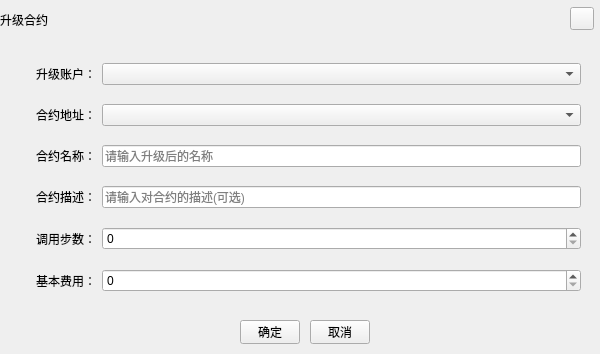
<?xml version="1.0" encoding="UTF-8"?>
<ui version="4.0">
 <class>UpgradeContractDialogHX</class>
 <widget class="QWidget" name="UpgradeContractDialogHX">
  <property name="geometry">
   <rect>
    <x>0</x>
    <y>0</y>
    <width>600</width>
    <height>354</height>
   </rect>
  </property>
  <property name="windowTitle">
   <string>Form</string>
  </property>
  <widget class="QToolButton" name="closeBtn">
   <property name="geometry">
    <rect>
     <x>570</x>
     <y>7</y>
     <width>24</width>
     <height>23</height>
    </rect>
   </property>
   <property name="cursor">
    <cursorShape>PointingHandCursor</cursorShape>
   </property>
   <property name="text">
    <string/>
   </property>
  </widget>
  <widget class="QToolButton" name="cancelBtn">
   <property name="geometry">
    <rect>
     <x>310</x>
     <y>320</y>
     <width>60</width>
     <height>24</height>
    </rect>
   </property>
   <property name="cursor">
    <cursorShape>PointingHandCursor</cursorShape>
   </property>
   <property name="text">
    <string>取消</string>
   </property>
  </widget>
  <widget class="QWidget" name="layoutWidget">
   <property name="geometry">
    <rect>
     <x>0</x>
     <y>50</y>
     <width>581</width>
     <height>261</height>
    </rect>
   </property>
   <layout class="QGridLayout" name="gridLayout" columnstretch="1,5">
    <item row="0" column="0">
     <widget class="QLabel" name="label_2">
      <property name="text">
       <string>升级账户：</string>
      </property>
      <property name="alignment">
       <set>Qt::AlignRight|Qt::AlignTrailing|Qt::AlignVCenter</set>
      </property>
     </widget>
    </item>
    <item row="0" column="1">
     <widget class="QComboBox" name="callAddress"/>
    </item>
    <item row="1" column="1">
     <widget class="QComboBox" name="contractAddress"/>
    </item>
    <item row="2" column="0">
     <widget class="QLabel" name="label_3">
      <property name="text">
       <string>合约名称：</string>
      </property>
      <property name="alignment">
       <set>Qt::AlignRight|Qt::AlignTrailing|Qt::AlignVCenter</set>
      </property>
     </widget>
    </item>
    <item row="3" column="0">
     <widget class="QLabel" name="label_4">
      <property name="text">
       <string>合约描述：</string>
      </property>
      <property name="alignment">
       <set>Qt::AlignRight|Qt::AlignTrailing|Qt::AlignVCenter</set>
      </property>
     </widget>
    </item>
    <item row="1" column="0">
     <widget class="QLabel" name="label">
      <property name="text">
       <string>合约地址：</string>
      </property>
      <property name="alignment">
       <set>Qt::AlignRight|Qt::AlignTrailing|Qt::AlignVCenter</set>
      </property>
     </widget>
    </item>
    <item row="5" column="0">
     <widget class="QLabel" name="label_6">
      <property name="text">
       <string>基本费用：</string>
      </property>
      <property name="alignment">
       <set>Qt::AlignRight|Qt::AlignTrailing|Qt::AlignVCenter</set>
      </property>
     </widget>
    </item>
    <item row="3" column="1">
     <widget class="QLineEdit" name="contractDes">
      <property name="placeholderText">
       <string>请输入对合约的描述(可选)</string>
      </property>
     </widget>
    </item>
    <item row="4" column="1">
     <widget class="QSpinBox" name="gaslimit"/>
    </item>
    <item row="4" column="0">
     <widget class="QLabel" name="label_5">
      <property name="text">
       <string>调用步数：</string>
      </property>
      <property name="alignment">
       <set>Qt::AlignRight|Qt::AlignTrailing|Qt::AlignVCenter</set>
      </property>
     </widget>
    </item>
    <item row="5" column="1">
     <widget class="QSpinBox" name="gasprice"/>
    </item>
    <item row="2" column="1">
     <widget class="QLineEdit" name="contractName">
      <property name="placeholderText">
       <string>请输入升级后的名称</string>
      </property>
     </widget>
    </item>
   </layout>
  </widget>
  <widget class="QLabel" name="title_Label">
   <property name="geometry">
    <rect>
     <x>0</x>
     <y>0</y>
     <width>600</width>
     <height>40</height>
    </rect>
   </property>
   <property name="text">
    <string>升级合约</string>
   </property>
  </widget>
  <widget class="QToolButton" name="okBtn">
   <property name="geometry">
    <rect>
     <x>240</x>
     <y>320</y>
     <width>60</width>
     <height>24</height>
    </rect>
   </property>
   <property name="cursor">
    <cursorShape>PointingHandCursor</cursorShape>
   </property>
   <property name="text">
    <string>确定</string>
   </property>
  </widget>
  <zorder>cancelBtn</zorder>
  <zorder>layoutWidget</zorder>
  <zorder>title_Label</zorder>
  <zorder>okBtn</zorder>
  <zorder>closeBtn</zorder>
 </widget>
 <resources/>
 <connections/>
</ui>
